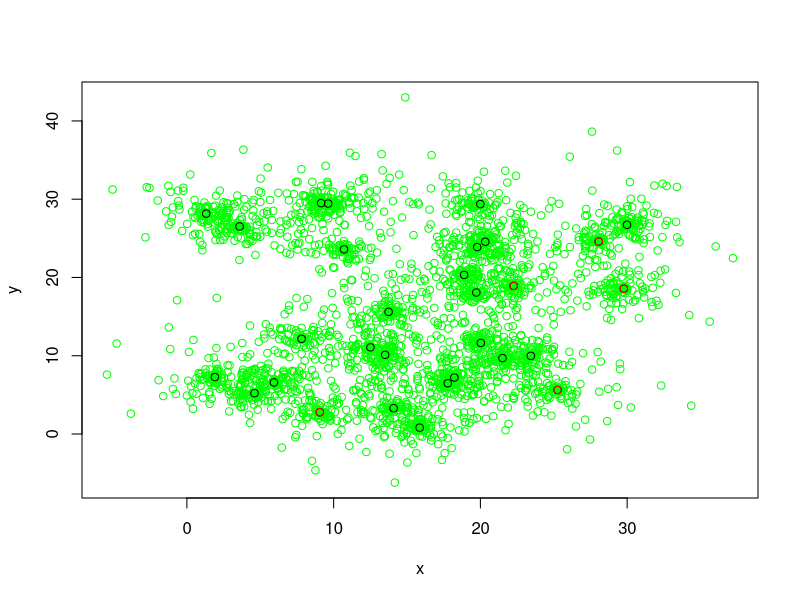

The R script that drew this image: (Note: this script raises an error after producing the figure.)
## set.seed(1001) # setting the random number generator
L <- 30 # maximum range
nparents <- 30 # number of starting parents
offspr_per_parent <- 100 # yup
noffspr <- nparents * offspr_per_parent # total offspring
dispdist <- 2 # dispersal distance

parent_x <- runif(nparents, min = 0, max = L) # parent x value from uniform distribution
parent_y <- runif(nparents, min = 0, max = L) # parent y value from uinform distribution

parent_xy <- data.frame(parent_x=parent_x, parent_y=parent_y)

# Could be a lot less resource intensive #
angle <- runif(noffspr, min = 0, max = 2 * pi) # angle of dispersal from uniform distribution
dist <- rexp(noffspr, 1/dispdist) # distance of dispersal from exponential distribution (average at 1/2)

offspr_x <- rep(parent_x, each = offspr_per_parent) + cos(angle) * dist # offspring x location: repeat parent x value for each offspring + cosine angle times distance
offspr_y <- rep(parent_y, each = offspr_per_parent) + sin(angle) * dist # same as before

offspr_pos <- data.frame(offspr_x=offspr_x, offspr_y=offspr_y) # binding the x and y values together

### Fungal Dispersal ###
f_colonies <- 5
f_spores <- 200 # it's probably a lot more(?)
f_dispdist <- .5
p_infection <- 0.25
f_movedist <- 5

# Assuming the fungal pathogens depend on parent trees to survive?
fparent_xy <- parent_xy[sample(nrow(parent_xy), f_colonies), ] # starting location of fungi is on existing parent trees
#names(fparent_xy)[names(fparent_xy)=="x"] <- "fparent_x"
#names(fparent_xy)[names(fparent_xy)=="y"] <- "fparent_y"  # renaming the columns for consistency

fangle <- runif(f_spores, min = 0, max = 2*pi) # list of angles to shoot off the spores
fdist <- rexp(f_spores, 1/f_dispdist) # distances to shoot off spores
foffspr_x <- rep(fparent_xy$x, each = f_spores) + cos(fangle) * fdist
foffspr_y <- rep(fparent_xy$y, each = f_spores) + sin(fangle) * fdist

foffspr_xy <- data.frame(foffspr_x=foffspr_x, foffspr_y=foffspr_y) # landing locations of spores

# match up spores with seedlings/trees (within f_movedist) for next gen infection

names(offspr_pos) <- c("x", "y")
names(parent_xy) <- c("x", "y")
treeloc <- rbind(parent_xy, offspr_pos) # all tree locations

names(fparent_xy) <- c("x", "y")
names(foffspr_xy) <- c("x", "y")
fungiloc <- rbind(fparent_xy, foffspr_xy) # all fungi locations

plot(offspr_pos, col="green")
points(parent_xy, col="black")
points(fparent_xy, col="red")
points(foffspr_xy, col="orange")


pythagdist <- function(x1, x2, y1, y2){
    xdist2 = (x1-x2)^2
    ydist2 = (y1-y2)^2
    zdist = sqrt(xdist2+ydist2)
    return(zdist)
}

#testlist <- pythagdist(treeloc$x, fungiloc$x, treeloc$y, fungiloc$y)

for (i in treeloc$x){
    for (j in fungiloc$x){
        if (pythagdist(treeloc$x[i], fungiloc$x[j], treeloc$y[i], fungiloc$y[j]) < f_movedist){
            return(treeloc$x[i])
            return(treeloc$y[i])
        }
    }
}
# reset fungus to infected trees

# kill off some of the infected trees based on age (95% mortality when young, 5% when old...?)



#
# We would need to add a separate system for the fungi and an interaction so they would be antagonistic